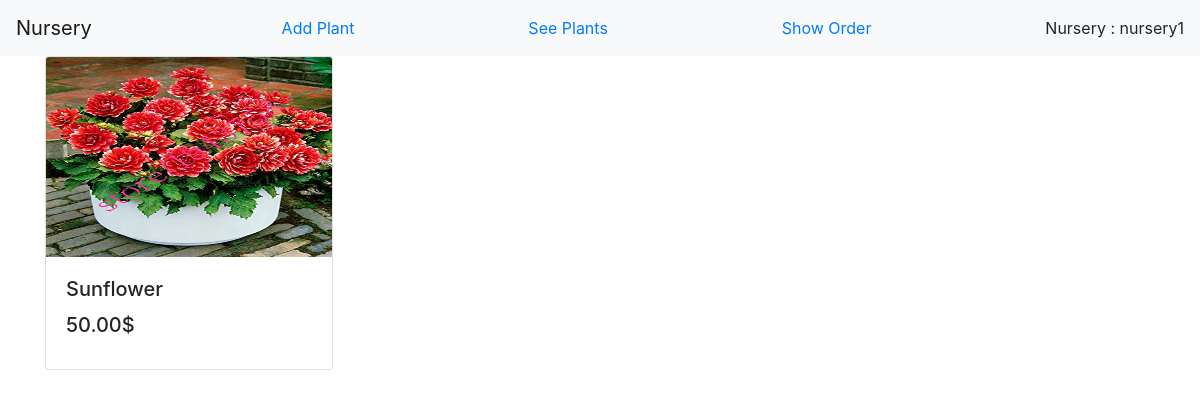
The page /show_plant (signed in) on the database its author committed.
### nurseries/models.py (models this page shows)
class Owner(models.Model) :
    owner = models.OneToOneField(User,on_delete=models.CASCADE)
    nursery_name = models.CharField(default="None",max_length=100, null=True)

class Plant(models.Model) :
    id = models.AutoField(primary_key=True)
    owner = models.ForeignKey(Owner,on_delete=models.CASCADE, null=True)
    image = models.ImageField(upload_to='plant_images', blank=True)
    name = models.CharField(default="None",max_length=100, null=True)
    price = models.DecimalField(max_digits=11, decimal_places=2)

### nurseries/views/owner_views.py (the view)
# urls.py: path("show_plant",owner_views.show_plant,name="show_plant"),
def show_plant(request) :
    if request.user.is_authenticated :
        owner = Owner.objects.get(owner__username = request.user.username)
        owner_plants = Plant.objects.filter(owner__owner = request.user)
        params = {
            'owner_plants' : owner_plants,
            'owner' : owner
        }
        return render(request, 'show_plant.html', params)
    else :
        return HttpResponse("You are not a login user !!")

### nurseries/templates/show_plant.html (shortened to what this page needs)
{% load static %}
<!doctype html>
<html lang="en">
  <head>
    <link rel="stylesheet" href="https://stackpath.bootstrapcdn.com/bootstrap/4.3.1/css/bootstrap.min.css">
    <link rel="stylesheet" href="https://cdnjs.cloudflare.com/ajax/libs/font-awesome/4.7.0/css/font-awesome.min.css">
  </head>
  <body>
    <nav class="navbar navbar-light bg-light">
      <a class="navbar-brand" href="#">Nursery</a>
      <a href="add_plant">Add Plant</a>
      <a href="show_plant">See Plants</a>
      <a href="show_order">Show Order</a>
      Nursery :  {{owner.nursery_name}}
  </nav>
    <div class="container">
        <div class="row">
          {% for owner_plant in owner_plants %}
          <div class="col">
            <div class="card" style="width: 18rem;">
                <img src="{{owner_plant.image.url}}" class="card-img-top" alt="..." height="200px">
                <div class="card-body">
                  <h5 class="card-title">{{owner_plant.name}}</h5>
                  <h5 class="card-title">{{owner_plant.price}}$</h5>
                </div>
              </div>
          </div>
          {% endfor %}
          </div>
        </div>
  </body>
</html>

### rows shown on the page
Owner: nursery_name "nursery1"
Plant: image (picture), name "Sunflower", price "50.00"
